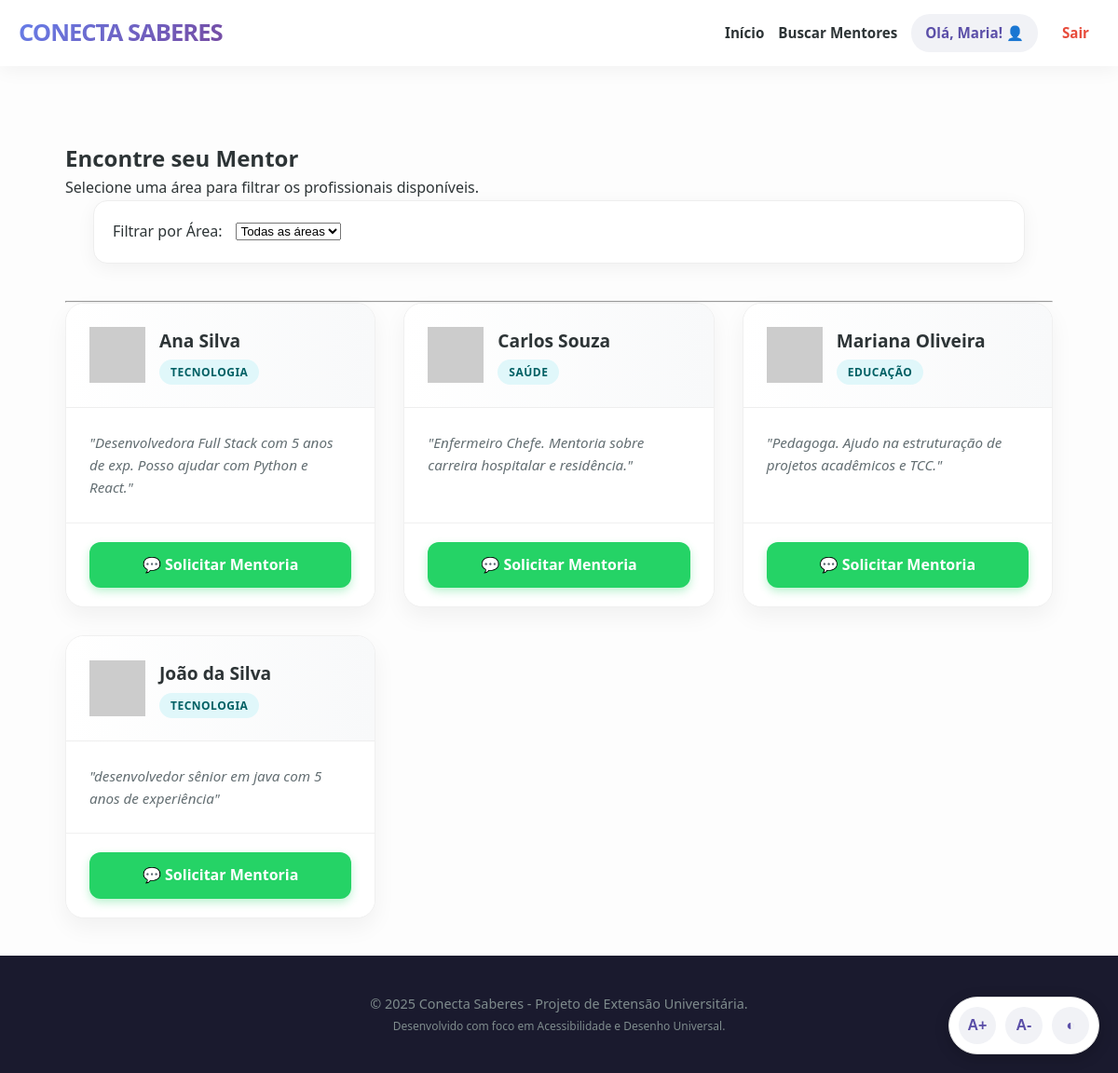
/match (signed in), run on the app's committed database.
### tables this page shows
CREATE TABLE usuarios (
            id INTEGER PRIMARY KEY AUTOINCREMENT,
            nome TEXT NOT NULL,
            email TEXT UNIQUE NOT NULL,
            senha TEXT NOT NULL,
            tipo TEXT NOT NULL,
            whatsapp TEXT,
            area TEXT,
            bio TEXT
        );

### app.py (the view)
@app.route('/match')
def match():
    if 'user_id' not in session:
        return redirect(url_for('login'))
    tipo_usuario = session['user_tipo']
    filtro_area = request.args.get('area') # Pega filtro da URL se existir (?area=Tecnologia)
    conn = get_db()
    if tipo_usuario == 'mentorado':
        query = "SELECT * FROM usuarios WHERE tipo = 'mentor'"
        params = []
        if filtro_area:
            query += " AND area = ?"
            params.append(filtro_area)
        mentores = conn.execute(query, params).fetchall()
        conn.close()
        return render_template('match.html', lista=mentores, tipo_visao='procurar_mentores')
    else:
        conn.close()
        return render_template('match.html', tipo_visao='painel_mentor')

### app.py (called while the page is built)
def get_db():
    conn = sqlite3.connect(DB_NAME)
    conn.row_factory = sqlite3.Row # Permite acessar colunas pelo nome (ex: usuario['email'])
    return conn

### templates/match.html (shortened to what this page needs)
{% extends 'base.html' %}
{% block content %}
<div class="container-match">
    {% if tipo_visao == 'procurar_mentores' %}
        <div class="header-match">
            <h2>Encontre seu Mentor</h2>
            <p>Selecione uma área para filtrar os profissionais disponíveis.</p>
        </div>
        <form action="{{ url_for('match') }}" method="GET" class="form-filtro">
            <label for="filtro-area">Filtrar por Área:</label>
            <select name="area" id="filtro-area" onchange="this.form.submit()">
                <option value="">Todas as áreas</option>
            </select>
        </form>
        <hr>
        <div class="grid-mentores">
            {% for mentor in lista %}
                <div class="card-mentor">
                    <div class="card-header">
                        <img src="https://ui-avatars.com/api/?name={{ mentor['nome'] }}&background=random&color=fff&size=64&bold=true"
                        alt="Foto de {{ mentor['nome'] }}"
                        width="60" height="60">
                        <div>
                            <h3>{{ mentor['nome'] }}</h3>
                            <span class="tag-area">{{ mentor['area'] }}</span>
                        </div>
                    </div>
                    <div class="card-body">
                        <p class="bio-text">"{{ mentor['bio'] }}"</p>
                    </div>
                    <div class="card-footer">
                        <a href="https://wa.me/55{{ mentor['whatsapp'] }}?text=Olá {{ mentor['nome'] }}, vi seu perfil no Conecta Saberes e gostaria de solicitar uma mentoria."
                           class="btn-whatsapp"
                           target="_blank"
                           onclick="registrarConexao({{ mentor['id'] }})">
                           💬 Solicitar Mentoria
                        </a>
                    </div>
                </div>
            {% else %}
                <div class="sem-resultados">
                    <p>Nenhum mentor encontrado nesta área no momento.</p>
                    <a href="{{ url_for('match') }}">Ver todas as áreas</a>
                </div>
            {% endfor %}
        </div>
    {% endif %}
</div>
{% endblock %}

### templates/base.html (shortened to what this page needs)
<!DOCTYPE html>
<html lang="pt-br">
<head>
    <link rel="stylesheet" href="{{ url_for('static', filename='css/style.css') }}">
</head>
<div class="acessibilidade-toolbar">
    <button onclick="mudarFonte(1)" title="Aumentar Fonte">A+</button>
    <button onclick="mudarFonte(-1)" title="Diminuir Fonte">A-</button>
    <button onclick="alternarContraste()" title="Alto Contraste">◐</button>
</div>
<body>
    <header>
        <nav role="navigation" aria-label="Menu Principal" class="navbar">
            <div class="logo">
                <a href="{{ url_for('index') }}">Conecta Saberes</a>
            </div>
            <div class="menu-links">
                <a href="{{ url_for('index') }}">Início</a>
                {% if session.get('user_id') %}
                    {% if session.get('user_tipo') == 'mentorado' %}
                        <a href="{{ url_for('match') }}">Buscar Mentores</a>
                    {% else %}
                        <a href="{{ url_for('match') }}">Meu Painel</a>
                    {% endif %}
                    <a href="{{ url_for('perfil') }}" class="msg-ola" title="Clique para ver seu perfil">
                        Olá, {{ session.get('user_nome').split()[0] }}! 👤
                    </a>
                    <a href="{{ url_for('logout') }}" class="btn-sair">Sair</a>
                {% else %}
                    <a href="{{ url_for('login') }}">Entrar</a>
                    <a href="{{ url_for('cadastro') }}" class="btn-destaque">Cadastre-se</a>
                {% endif %}
            </div>
        </nav>
    </header>
    <main role="main">
        {% block content %}{% endblock %}
    </main>
    <footer>
        <div class="footer-content">
            <p>&copy; 2025 Conecta Saberes - Projeto de Extensão Universitária.</p>
            <p><small>Desenvolvido com foco em Acessibilidade e Desenho Universal.</small></p>
        </div>
    </footer>
</body>
</html>

### static/css/style.css (style rules this page uses)
:root { --gradient-primary: linear-gradient(135deg, #667eea 0%, #764ba2 100%); --gradient-accent: linear-gradient(135deg, #ff9966 0%, #ff5e62 100%); --primary-solid: #5b4fa8; --text-dark: #2d3436; --text-light: #636e72; --bg-body: #fdfdfd; --white: #ffffff; --card-border: #f0f0f0; --tag-bg: #e0f7fa; --tag-text: #006064; }
* { box-sizing: border-box; margin: 0; padding: 0; }
body { font-family: 'Segoe UI', 'Roboto', Helvetica, Arial, sans-serif; line-height: 1.6; background-color: var(--bg-body); color: var(--text-dark); display: flex; flex-direction: column; min-height: 100vh; }
a { text-decoration: none; transition: all 0.3s ease; }
header { background: var(--white); box-shadow: 0 4px 20px rgba(0,0,0,0.05); position: sticky; top: 0; z-index: 1000; }
.navbar { max-width: 1200px; margin: 0 auto; padding: 15px 20px; display: flex; justify-content: space-between; align-items: center; }
.logo a { font-size: 1.6rem; font-weight: 800; background: var(--gradient-primary); -webkit-background-clip: text; -webkit-text-fill-color: transparent; text-transform: uppercase; letter-spacing: -1px; }
.menu-links { display: flex; align-items: center; gap: 15px; }
.menu-links a { color: var(--text-dark); font-weight: 600; font-size: 0.95rem; }
.msg-ola { background-color: #f1f2f6; padding: 8px 15px; border-radius: 20px; font-size: 0.85rem; color: var(--primary-solid) !important; font-weight: bold; display: flex; align-items: center; gap: 5px; }
.btn-sair { color: #e74c3c !important; font-size: 0.9rem; padding: 5px 10px; border: 1px solid transparent; border-radius: 5px; }
main { flex: 1; width: 100%; }
.form-filtro { background: var(--white); border-radius: 15px; box-shadow: 0 5px 20px rgba(0,0,0,0.05); border: 1px solid #eee; padding: 20px; max-width: 1000px; margin: 0 auto 40px auto; display: flex; gap: 15px; align-items: center; }
.container-match { max-width: 1100px; margin: 0 auto; padding: 40px 20px; }
.grid-mentores { display: grid; grid-template-columns: repeat(auto-fill, minmax(320px, 1fr)); gap: 30px; }
.card-mentor { background: var(--white); border-radius: 20px; overflow: hidden; box-shadow: 0 10px 25px rgba(0,0,0,0.05); border: 1px solid var(--card-border); transition: all 0.3s; display: flex; flex-direction: column; }
.card-header { background: linear-gradient(to right, #ffffff, #f8f9fa); padding: 25px; border-bottom: 1px solid #eee; display: flex; align-items: center; gap: 15px; }
.card-header h3 { font-size: 1.2rem; color: var(--text-dark); margin-bottom: 5px; }
.tag-area { background-color: var(--tag-bg); color: var(--tag-text); font-size: 0.75rem; padding: 5px 12px; border-radius: 30px; font-weight: 700; text-transform: uppercase; letter-spacing: 0.5px; }
.card-body { padding: 25px; flex-grow: 1; }
.bio-text { color: var(--text-light); font-size: 0.95rem; font-style: italic; }
.card-footer { padding: 20px 25px; background: #fff; border-top: 1px solid #f0f0f0; }
.btn-whatsapp { background: #25D366; color: white; padding: 12px; border-radius: 12px; font-weight: bold; display: flex; justify-content: center; align-items: center; gap: 8px; box-shadow: 0 4px 10px rgba(37, 211, 102, 0.3); width: 100%; }
footer { background: #1a1a2e; color: #7f8c8d; text-align: center; padding: 40px; margin-top: auto; font-size: 0.9rem; }
.acessibilidade-toolbar { position: fixed; right: 20px; bottom: 20px; background: white; padding: 10px; border-radius: 50px; box-shadow: 0 4px 15px rgba(0,0,0,0.2); display: flex; gap: 10px; z-index: 9999; border: 1px solid #ddd; }
.acessibilidade-toolbar button { background: #f1f2f6; border: none; width: 40px; height: 40px; border-radius: 50%; cursor: pointer; font-weight: bold; color: var(--primary-solid); font-size: 1rem; transition: all 0.2s; }

### data on the page
usuarios: nome "Ana Silva", area "TECNOLOGIA", bio "Desenvolvedora Full Stack com 5 anos de exp. Posso ajudar com Python e React."
usuarios: nome "Carlos Souza", area "SAÚDE", bio "Enfermeiro Chefe. Mentoria sobre carreira hospitalar e residência."
usuarios: nome "Mariana Oliveira", area "EDUCAÇÃO", bio "Pedagoga. Ajudo na estruturação de projetos acadêmicos e TCC."
usuarios: nome "João da Silva", area "TECNOLOGIA", bio "desenvolvedor sênior em java com 5 anos de experiência"

### other printed values
{{ session.get('user_nome').split()[0] }} "Maria"
